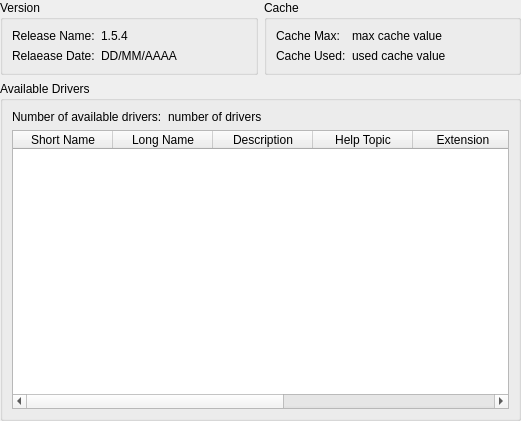
<?xml version="1.0" encoding="UTF-8"?>
<ui version="4.0">
 <class>gdalInfoWidget</class>
 <widget class="QWidget" name="gdalInfoWidget">
  <property name="geometry">
   <rect>
    <x>0</x>
    <y>0</y>
    <width>521</width>
    <height>421</height>
   </rect>
  </property>
  <property name="windowTitle">
   <string>Form</string>
  </property>
  <layout class="QVBoxLayout" name="verticalLayout">
   <property name="margin">
    <number>0</number>
   </property>
   <item>
    <layout class="QHBoxLayout" name="gdalHorizontalLayout">
     <item>
      <widget class="QGroupBox" name="gdalVersionGroupBox">
       <property name="title">
        <string>Version</string>
       </property>
       <layout class="QGridLayout" name="versionGridLayout">
        <item row="0" column="0">
         <widget class="QLabel" name="gdalReleaseNameLabel">
          <property name="sizePolicy">
           <sizepolicy hsizetype="Minimum" vsizetype="Preferred">
            <horstretch>0</horstretch>
            <verstretch>0</verstretch>
           </sizepolicy>
          </property>
          <property name="text">
           <string>Release Name:</string>
          </property>
         </widget>
        </item>
        <item row="0" column="1">
         <widget class="QLabel" name="gdalReleaseNameValue">
          <property name="sizePolicy">
           <sizepolicy hsizetype="Preferred" vsizetype="Preferred">
            <horstretch>1</horstretch>
            <verstretch>0</verstretch>
           </sizepolicy>
          </property>
          <property name="sizeIncrement">
           <size>
            <width>1</width>
            <height>0</height>
           </size>
          </property>
          <property name="text">
           <string>1.5.4</string>
          </property>
          <property name="textInteractionFlags">
           <set>Qt::LinksAccessibleByKeyboard|Qt::LinksAccessibleByMouse|Qt::TextBrowserInteraction|Qt::TextSelectableByKeyboard|Qt::TextSelectableByMouse</set>
          </property>
         </widget>
        </item>
        <item row="1" column="0">
         <widget class="QLabel" name="gdalReleaseDateLabel">
          <property name="sizePolicy">
           <sizepolicy hsizetype="Maximum" vsizetype="Preferred">
            <horstretch>0</horstretch>
            <verstretch>0</verstretch>
           </sizepolicy>
          </property>
          <property name="text">
           <string>Relaease Date:</string>
          </property>
         </widget>
        </item>
        <item row="1" column="1">
         <widget class="QLabel" name="gdalReleaseDateValue">
          <property name="sizePolicy">
           <sizepolicy hsizetype="Preferred" vsizetype="Preferred">
            <horstretch>1</horstretch>
            <verstretch>0</verstretch>
           </sizepolicy>
          </property>
          <property name="sizeIncrement">
           <size>
            <width>1</width>
            <height>0</height>
           </size>
          </property>
          <property name="text">
           <string>DD/MM/AAAA</string>
          </property>
          <property name="textInteractionFlags">
           <set>Qt::LinksAccessibleByKeyboard|Qt::LinksAccessibleByMouse|Qt::TextBrowserInteraction|Qt::TextSelectableByKeyboard|Qt::TextSelectableByMouse</set>
          </property>
         </widget>
        </item>
       </layout>
      </widget>
     </item>
     <item>
      <widget class="QGroupBox" name="gdalCacheGroupBox">
       <property name="title">
        <string>Cache</string>
       </property>
       <layout class="QGridLayout" name="cacheGridLayout">
        <item row="0" column="0">
         <widget class="QLabel" name="gdalCacheMaxLabel">
          <property name="sizePolicy">
           <sizepolicy hsizetype="Minimum" vsizetype="Preferred">
            <horstretch>0</horstretch>
            <verstretch>0</verstretch>
           </sizepolicy>
          </property>
          <property name="text">
           <string>Cache Max:</string>
          </property>
         </widget>
        </item>
        <item row="0" column="1">
         <widget class="QLabel" name="gdalCacheMaxValue">
          <property name="sizePolicy">
           <sizepolicy hsizetype="Preferred" vsizetype="Preferred">
            <horstretch>1</horstretch>
            <verstretch>0</verstretch>
           </sizepolicy>
          </property>
          <property name="sizeIncrement">
           <size>
            <width>1</width>
            <height>0</height>
           </size>
          </property>
          <property name="text">
           <string>max cache value</string>
          </property>
         </widget>
        </item>
        <item row="1" column="0">
         <widget class="QLabel" name="gdalCacheUsedLabel">
          <property name="sizePolicy">
           <sizepolicy hsizetype="Minimum" vsizetype="Preferred">
            <horstretch>0</horstretch>
            <verstretch>0</verstretch>
           </sizepolicy>
          </property>
          <property name="text">
           <string>Cache Used:</string>
          </property>
         </widget>
        </item>
        <item row="1" column="1">
         <widget class="QLabel" name="gdalCacheUsedValue">
          <property name="sizePolicy">
           <sizepolicy hsizetype="Preferred" vsizetype="Preferred">
            <horstretch>1</horstretch>
            <verstretch>0</verstretch>
           </sizepolicy>
          </property>
          <property name="sizeIncrement">
           <size>
            <width>1</width>
            <height>0</height>
           </size>
          </property>
          <property name="text">
           <string>used cache value</string>
          </property>
         </widget>
        </item>
       </layout>
      </widget>
     </item>
    </layout>
   </item>
   <item>
    <widget class="QGroupBox" name="gdalDriversGroupBox">
     <property name="title">
      <string>Available Drivers</string>
     </property>
     <layout class="QVBoxLayout" name="driversVerticalLayout">
      <item>
       <layout class="QHBoxLayout" name="gdalDriverHorizontalLayout">
        <item>
         <widget class="QLabel" name="gdalDriversNumLabel">
          <property name="sizePolicy">
           <sizepolicy hsizetype="Minimum" vsizetype="Preferred">
            <horstretch>0</horstretch>
            <verstretch>0</verstretch>
           </sizepolicy>
          </property>
          <property name="text">
           <string>Number of available drivers:</string>
          </property>
         </widget>
        </item>
        <item>
         <widget class="QLabel" name="gdalDriversNumValue">
          <property name="sizePolicy">
           <sizepolicy hsizetype="Preferred" vsizetype="Preferred">
            <horstretch>1</horstretch>
            <verstretch>0</verstretch>
           </sizepolicy>
          </property>
          <property name="sizeIncrement">
           <size>
            <width>1</width>
            <height>0</height>
           </size>
          </property>
          <property name="text">
           <string>number of drivers</string>
          </property>
         </widget>
        </item>
       </layout>
      </item>
      <item>
       <widget class="QTableWidget" name="gdalDriversTableWidget">
        <property name="contextMenuPolicy">
         <enum>Qt::ActionsContextMenu</enum>
        </property>
        <property name="editTriggers">
         <set>QAbstractItemView::NoEditTriggers</set>
        </property>
        <property name="horizontalScrollMode">
         <enum>QAbstractItemView::ScrollPerPixel</enum>
        </property>
        <property name="sortingEnabled">
         <bool>true</bool>
        </property>
        <attribute name="horizontalHeaderStretchLastSection">
         <bool>true</bool>
        </attribute>
        <column>
         <property name="text">
          <string>Short Name</string>
         </property>
        </column>
        <column>
         <property name="text">
          <string>Long Name</string>
         </property>
        </column>
        <column>
         <property name="text">
          <string>Description</string>
         </property>
        </column>
        <column>
         <property name="text">
          <string>Help Topic</string>
         </property>
        </column>
        <column>
         <property name="text">
          <string>Extension</string>
         </property>
        </column>
        <column>
         <property name="text">
          <string>Mime Type</string>
         </property>
        </column>
        <column>
         <property name="text">
          <string>Creation Data Types</string>
         </property>
        </column>
        <column>
         <property name="text">
          <string>Creation Option List</string>
         </property>
        </column>
        <column>
         <property name="text">
          <string>Metadata</string>
         </property>
        </column>
       </widget>
      </item>
     </layout>
    </widget>
   </item>
  </layout>
 </widget>
 <resources/>
 <connections/>
</ui>
